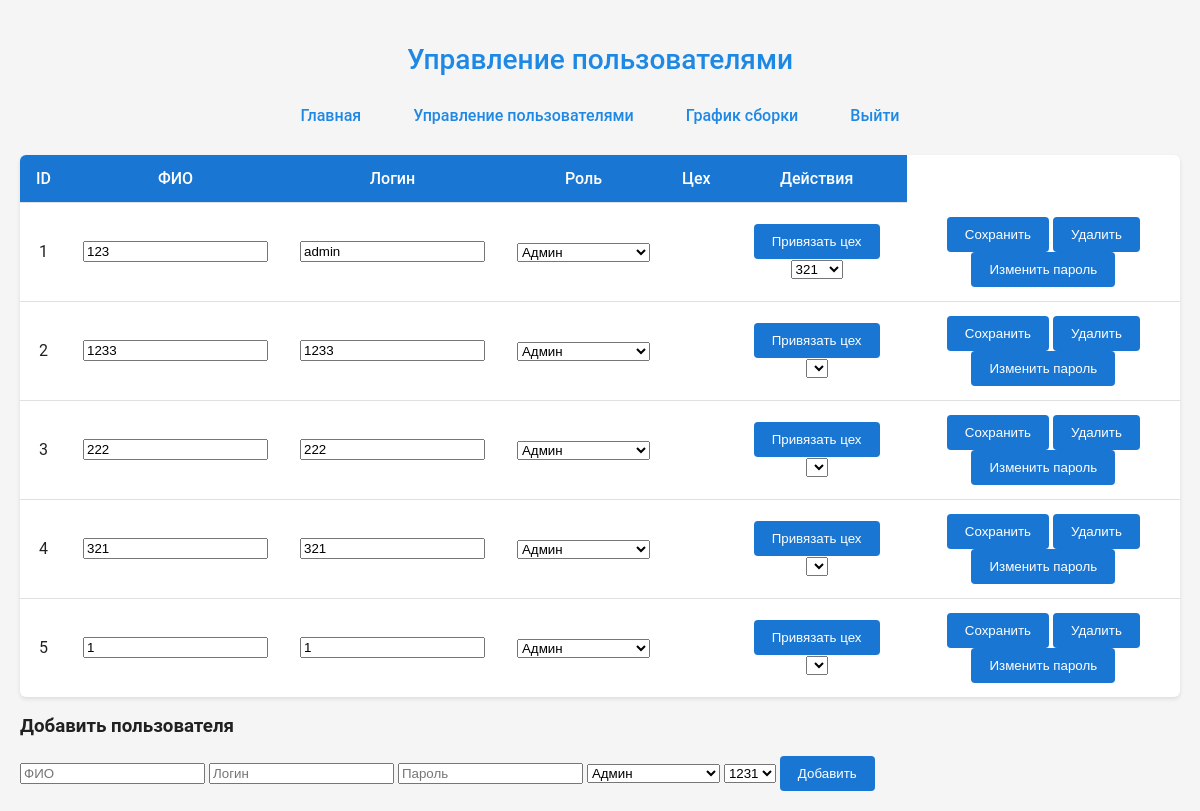
The app's page /pages/manage_users.php (signed in) with its own data.
### tables this page shows
CREATE TABLE `users` (
  `id` int NOT NULL,
  `username` varchar(100) NOT NULL,
  `password` varchar(255) NOT NULL,
  `role` enum('admin','dispatcher','shift_manager') NOT NULL,
  `full_name` varchar(255) NOT NULL
);

### assets/php/script/queries.php (called while the page is built, shortened)
<?php
function getUsersQuery() {
    global $pdo;
    $stmt = $pdo->prepare("SELECT u.id, u.username, u.full_name, u.role,
                                  GROUP_CONCAT(d.name ORDER BY d.name) AS department_names,
                                  GROUP_CONCAT(d.id) AS department_ids
                           FROM users u
                           LEFT JOIN user_departments ud ON u.id = ud.user_id
                           LEFT JOIN departments d ON ud.department_id = d.id
                           GROUP BY u.id");
    $stmt->execute();
    $users = $stmt->fetchAll(PDO::FETCH_ASSOC);
    return $users;
}
function getDepartmentsQuery() {
    global $pdo;
    $stmt = $pdo->prepare("SELECT * FROM departments");
    $stmt->execute();
    return $stmt->fetchAll(PDO::FETCH_ASSOC);
}
?>

### pages/manage_users.php (the view, shortened to what this page needs)
<?php
include_once '../assets/php/script/connect.php';
include_once '../assets/php/script/queries.php';
$roles = ['admin' => 'Админ', 'dispatcher' => 'Диспетчер', 'shift_manager' => 'Начальник смены'];
$departments = getDepartmentsQuery();
$users = getUsersQuery();
?>
<!DOCTYPE html>
<html lang="ru">
<head>
    <link rel="stylesheet" href="../assets/css/style.css">
</head>
<body>
    <h2>Управление пользователями</h2>
    <?php include_once '../assets/php/head.php'; ?>
    <table>
        <tr>
            <th>ID</th>
            <th>ФИО</th>
            <th>Логин</th>
            <th>Роль</th>
            <th>Цех</th>
            <th>Действия</th>
        </tr>
        <?php foreach ($users as $user): ?>
        <tr>
            <td><?= $user['id'] ?></td>
            <td><input type="text" id="full_name-<?= $user['id'] ?>" value="<?= htmlspecialchars($user['full_name']) ?>"></td>
            <td><input type="text" id="username-<?= $user['id'] ?>" value="<?= htmlspecialchars($user['username']) ?>"></td>
            <td>
                <select id="role-<?= $user['id'] ?>" >
                    <?php foreach ($roles as $key => $val): ?>
                        <?php
                        $roleArray = json_decode($user['role'], true);
                        if (!is_array($roleArray)) {
                            $roleArray = [];
                        }
                        ?>
                        <option value="<?= $key ?>" <?= in_array($key, $roleArray) ? 'selected' : '' ?>><?= $val ?></option>
                    <?php endforeach; ?>
                </select>
            </td>
            <td>
                <td>
                    <button onclick="openAssignDepartmentModal(<?= $user['id'] ?>)">Привязать цех</button>
                    <select id="department-<?= $user['id'] ?>" >
                        <?php
                        $stmt = $pdo->prepare("SELECT d.id, d.name FROM departments d
                                            JOIN user_departments ud ON d.id = ud.department_id
                                            WHERE ud.user_id = ?");
                        $stmt->execute([$user['id']]);
                        $userAssignedDepartments = $stmt->fetchAll();
                        foreach ($userAssignedDepartments as $dep):
                        ?>
                            <option value="<?= $dep['id'] ?>" selected><?= htmlspecialchars($dep['name']) ?></option>
                        <?php endforeach; ?>
                    </select>
                </td>
            </td>
            <td>
                <button onclick="saveUser(<?= $user['id'] ?>)">Сохранить</button>
                <button onclick="deleteUser(<?= $user['id'] ?>)">Удалить</button>
                <button onclick="changePassword(<?= $user['id'] ?>)">Изменить пароль</button>
            </td>
        </tr>
        <?php endforeach; ?>
    </table>
    <h3>Добавить пользователя</h3>
    <form id="addForm" onsubmit="addUser(event)">
        <input type="text" name="fullname" placeholder="ФИО" required>
        <input type="text" name="username" placeholder="Логин" required>
        <input type="password" name="password" placeholder="Пароль" required>
        <select name="role[]" >
            <?php foreach ($roles as $key => $val): ?>
                <option value="<?= $key ?>"><?= $val ?></option>
            <?php endforeach; ?>
        </select>
        <select name="department_id[]" >
            <?php foreach ($departments as $dep): ?>
                <option value="<?= $dep['id'] ?>"><?= htmlspecialchars($dep['name']) ?></option>
            <?php endforeach; ?>
        </select>
        <button type="submit">Добавить</button>
    </form>
</body>
</html>

### assets/css/style.css (style rules this page uses)
body { font-family: 'Roboto', sans-serif; background-color: #f5f5f5; margin: 0; padding: 20px; color: #212121; }
h2 { text-align: center; color: #1e88e5; margin-bottom: 30px; font-weight: 500; font-size: 28px; }
table { width: 100%; border-collapse: collapse; margin-top: 20px; background-color: #fff; box-shadow: 0 2px 4px rgba(0,0,0,0.1); border-radius: 6px; overflow: hidden; }
th, td { padding: 14px 16px; text-align: center; border-bottom: 1px solid #e0e0e0; }
th { background-color: #1976d2; color: white; font-weight: 500; }
tr:last-child td { border-bottom: none; }
button, .btn { padding: 10px 18px; background-color: #1976d2; color: white; border: none; border-radius: 4px; font-weight: 500; cursor: pointer; transition: background-color 0.3s ease; }

### records on screen
users: id "1", full_name "123", username "admin", id "Админ"
users: id "2", full_name "1233", username "1233", id "Админ"
users: id "3", full_name "222", username "222", id "Админ"
users: id "4", full_name "321", username "321", id "Админ"
users: id "5", full_name "1", username "1", id "Админ"

### other values on screen
form field value "321"
form field value "Админ"
form field value "1231"
